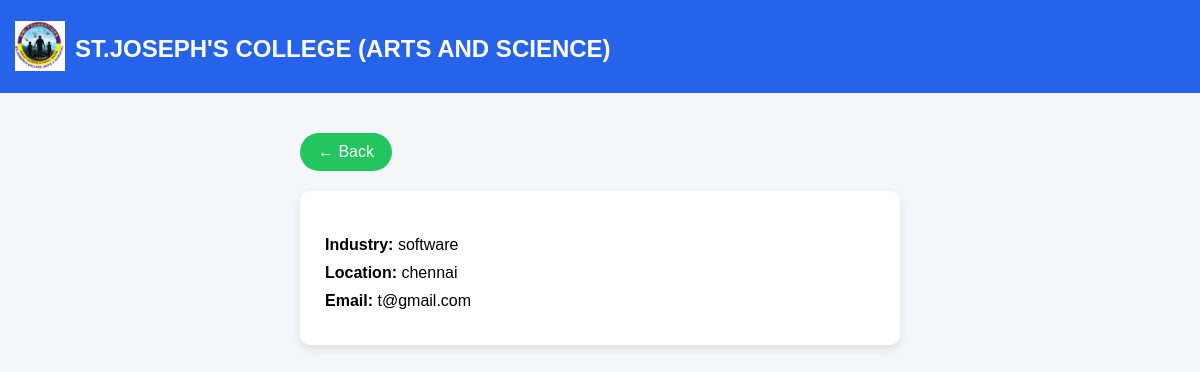
Screenshot of /placement/company_details.php?id=2 with the database file from the repository.
### tables this page shows
CREATE TABLE `companies` (
  `id` int(11) NOT NULL,
  `name` varchar(100) DEFAULT NULL,
  `location` varchar(100) DEFAULT NULL,
  `package` varchar(50) DEFAULT NULL,
  `email` varchar(100) DEFAULT NULL,
  `industry` varchar(100) DEFAULT NULL,
  `password` int(255) NOT NULL,
  `phone` varchar(15) DEFAULT NULL
);

### placement/company_details.php (the view, shortened to what this page needs)
<?php
include("database.php");
$id = $_GET['id'];
$query = mysqli_query($conn, "SELECT * FROM companies WHERE id = '$id'");
$row = mysqli_fetch_assoc($query);
?>
<!DOCTYPE html>
<html>
<head>
</head>
<body>
<div class="header">
    <img src="logo.png">
    <h2>ST.JOSEPH'S COLLEGE (ARTS AND SCIENCE)</h2>
</div>
<div class="container">
<a href="view_company.php" class="back-btn">← Back</a>
<div class="card">
    <p><strong>Industry:</strong> <?php echo $row['industry']; ?></p>
    <p><strong>Location:</strong> <?php echo $row['location']; ?></p>
    <p><strong>Email:</strong> <?php echo $row['email']; ?></p>
</div>
</div>
</body>
</html>

### placement/company_details.php (style rules this page uses)
body { font-family: Arial; background: #f4f6f9; margin: 0; }
.header { background: #2563eb; color: white; padding: 15px; display: flex; align-items: center; }
.header img { width: 50px; margin-right: 10px; }
.container { width: 50%; margin: 40px auto; }
.card { background: white; padding: 25px; border-radius: 10px; box-shadow: 0 4px 10px rgba(0,0,0,0.1); }
h2 { margin-bottom: 15px; }
p { margin: 10px 0; font-size: 16px; }
.back-btn { display: inline-block; margin-bottom: 20px; padding: 10px 18px; background: #22c55e; color: white; border-radius: 25px; text-decoration: none; }

### rows the page displays
companies: industry "software", location "chennai", email "t@gmail.com"
